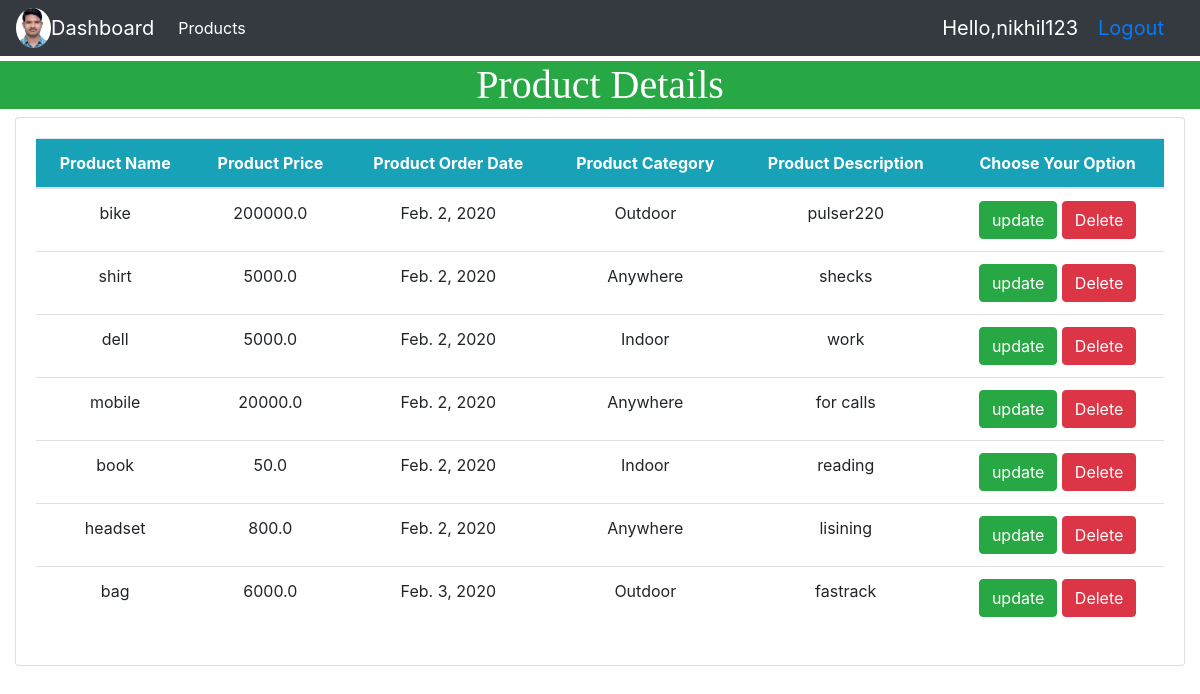
The app's page /product (signed in) with its own data.
### crmapp/models.py (models this page shows, shortened)
class Products(models.Model):
    CATEGORY=(
        ('Indoor','Indoor'),
        ('Outdoor','Outdoor'),
        ('Anywhere','Anywhere')
    )
    name=models.CharField(max_length=100,null=True)
    price=models.FloatField(null=True)
    created_date=models.DateField(auto_now_add=True,null=True)
    description=models.CharField(max_length=100,null=True)
    category=models.CharField(max_length=100,choices=CATEGORY,null=True)

### crmapp/decorators.py (the view)
        def warapper_func(request,*args,**kwargs):
            group=None
            if request.user.groups.exists():
                group=request.user.groups.all () [0].name
            if group in allowed_roles:
                return view_func(request,*args,**kwargs)
            else:
                return HttpResponse('you are not authorized to view this page')

### crmapp/views.py (called while the page is built)
@login_required(login_url='login')
@allowed_user(allowed_roles=['admin'])
def products(request):
    products = Products.objects.all()
    context = {'products': products}
    return render(request,'crm2accounts/products.html',context)

### templates/crm2accounts/products.html (shortened to what this page needs)
{% extends 'crm2accounts/base.html' %}
{% block content %}
<h1 class="bg-success text-white text-center" style="margin-top: 5px;font-family: 'Andale Mono'">Product Details</h1>
<div class="container-fluid">
<div class="row">
    <div class="col-md">
        <div class="card">
            <div class="card-body">
                <table class="table">
                    <thead>
                    <tr class="bg-info text-center text-white">
                        <th>Product Name</th>
                        <th>Product Price</th>
                        <th>Product Order Date</th>
                        <th>Product Category</th>
                        <th>Product Description</th>
                        <th>Choose Your Option</th>
                    </tr>
                    </thead>
                    <tbody>
                        {% for product in products %}
                            <tr class="text-center">
                            <td>{{ product.name }}</td>
                            <td>{{ product.price }}</td>
                            <td>{{ product.created_date }}</td>
                            <td>{{ product.category }}</td>
                            <td>{{ product.description }}</td>
                            <td><a class="btn btn-success" href="{% url 'update_product' product.id %}" >update</a>
                                <a class="btn btn-danger" href="{% url 'delete_product' product.id %}" >Delete</a></td>
                            </tr>
                        {% endfor %}
                    </tbody>
                </table>
            </div>
        </div>
    </div>
</div>
</div>
{% endblock %}

### templates/crm2accounts/navbar.html (shortened to what this page needs)
{% load static %}
<!DOCTYPE html>
<html lang="en">
<head>
  <link rel="stylesheet" href="https://maxcdn.bootstrapcdn.com/bootstrap/4.4.1/css/bootstrap.min.css">
</head>
<body>
{% block content %}
    <nav class="navbar navbar-expand-lg navbar-dark bg-dark">
<img src="{%static 'images/img038 (2).jpg' %}" style ="height : 3%;width: 3%; border-radius: 50%">
  <a class="navbar-brand" href="{% url 'home'%} ">Dashboard</a>
  <div class="collapse navbar-collapse" id="navbarNav">
    <ul class="navbar-nav">
      <li class="nav-item active">
        <a class="nav-link" href="{% url 'product' %}">Products<span class="sr-only">(current)</span></a>
      </li>
    </ul>
  </div>
<span id="s1">Hello,{{ request.user }}</span>
<span id="s2"><a href="{% url 'logout' %}">Logout</a></span>
</nav>
{% endblock %}
</body>
</html>

### templates/crm2accounts/navbar.html (style rules this page uses)
#s1,#s2 { color: white;font-size: 20px;margin-right: 20px; }

### records on screen
Products: name "bike", price "200000.0", created_date "Feb. 2, 2020", category "Outdoor", description "pulser220"
Products: name "shirt", price "5000.0", created_date "Feb. 2, 2020", category "Anywhere", description "shecks"
Products: name "dell", price "5000.0", created_date "Feb. 2, 2020", category "Indoor", description "work"
Products: name "mobile", price "20000.0", created_date "Feb. 2, 2020", category "Anywhere", description "for calls"
Products: name "book", price "50.0", created_date "Feb. 2, 2020", category "Indoor", description "reading"
Products: name "headset", price "800.0", created_date "Feb. 2, 2020", category "Anywhere", description "lisining"
Products: name "bag", price "6000.0", created_date "Feb. 3, 2020", category "Outdoor", description "fastrack"

### other values on screen
{{ request.user }} "nikhil123"
